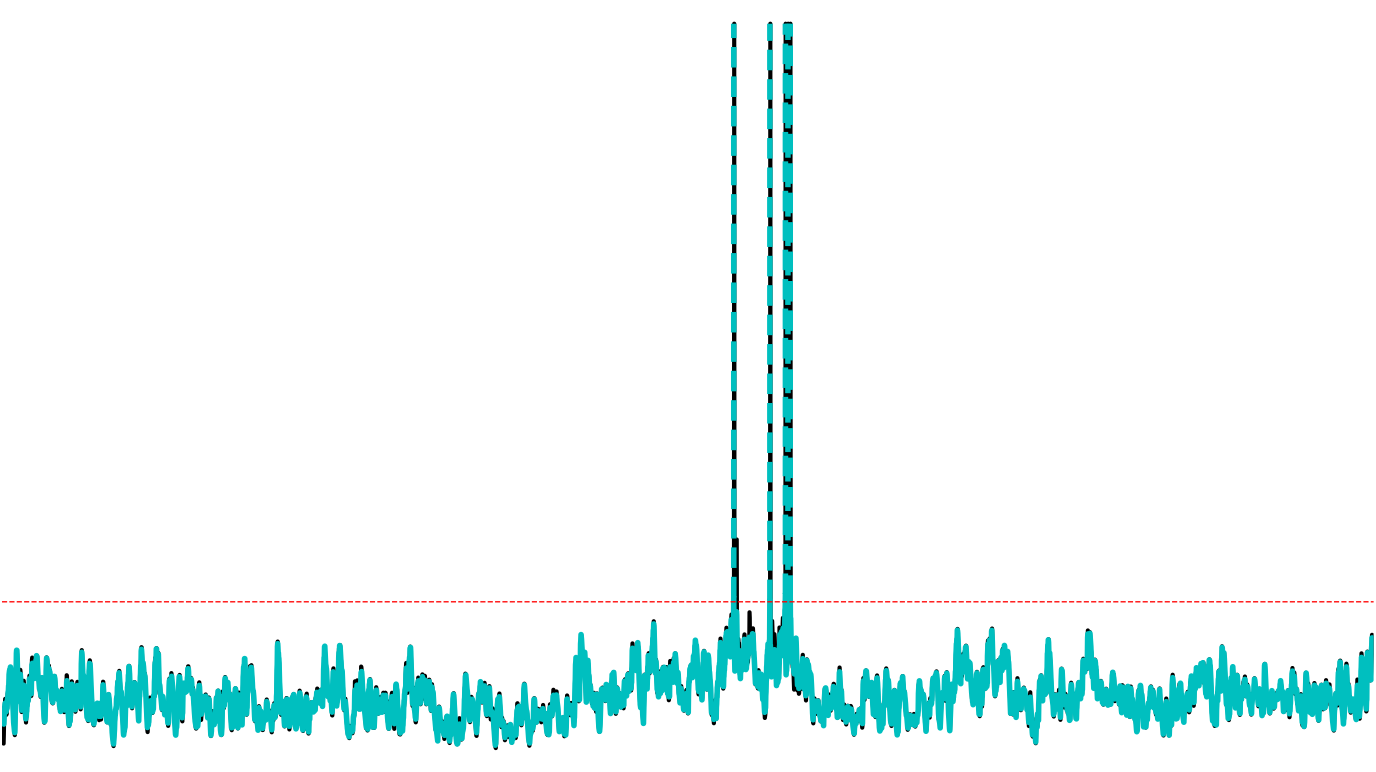

Generate this figure with Python:
import csv
import os
from itertools import zip_longest
from pathlib import Path

import matplotlib

matplotlib.use("Agg")

import matplotlib.pyplot as plt
import numpy as np


SCRIPT_DIR = Path(__file__).resolve().parent
ROOT = SCRIPT_DIR.parents[2]
PANEL = SCRIPT_DIR.name
DATA_DIR = ROOT / "nc_final_data" / "Figure2" / PANEL
SOURCE_DIR = ROOT / "nc_final_source_data" / "Figure2" / PANEL




def write_columns(path, columns, arrays):
    values = [np.asarray(value) for value in arrays]
    if any(value.ndim != 1 for value in values) or len(columns) != len(values):
        raise ValueError("Unexpected source data shape")
    values = [value.astype(np.float64) if value.dtype == np.float32 else value for value in values]
    path.parent.mkdir(parents=True, exist_ok=True)
    temporary = path.with_name(f".{path.name}.{os.getpid()}.tmp")
    try:
        with temporary.open("w", encoding="utf-8", newline="") as stream:
            writer = csv.writer(stream)
            writer.writerow(columns)
            writer.writerows(zip_longest(*values, fillvalue=""))
        os.replace(temporary, path)
    finally:
        if temporary.exists():
            temporary.unlink()


def main():
    neuron = np.load(DATA_DIR / "neuron_displayed_voltage.npy", allow_pickle=False)
    dbnn = np.load(DATA_DIR / "dbnn_displayed_voltage.npy", allow_pickle=False)
    if neuron.shape != (6001,) or dbnn.shape != neuron.shape:
        raise ValueError("Unexpected voltage shape")
    if not np.isfinite(neuron).all() or not np.isfinite(dbnn).all():
        raise ValueError("Voltage data must be finite")
    threshold = -43.0
    above_threshold = dbnn >= threshold
    spike_indices = np.flatnonzero(above_threshold[1:] & ~above_threshold[:-1]) + 1
    if above_threshold[0]:
        spike_indices = np.concatenate(([0], spike_indices))
    spike_times = spike_indices.astype(float)
    height = float(np.max(neuron))
    time = np.arange(neuron.size, dtype=float)
    limits = (-79.49019065766525, 87.29700672860345)
    write_columns(SOURCE_DIR / f"{PANEL}.csv", ("time_ms", "NEURON", "DBNN"), (time, neuron, dbnn))
    fig, ax = plt.subplots(figsize=(14.0, 8.0))
    ax.plot(time, neuron, color="black", linewidth=3.0)
    ax.plot(time, dbnn, color="c", linewidth=4.0)
    for spike in spike_times:
        index = int(np.clip(np.rint(spike), 0, len(time) - 1))
        ax.vlines(spike, ymin=float(dbnn[index]), ymax=height,
                  color="c", linestyle="--", linewidth=4.0)
    ax.axhline(threshold, color="red", linestyle="--", linewidth=1.0)
    ax.set_xlim(0.0, 6000.0)
    ax.set_ylim(*limits)
    ax.axis("off")
    fig.subplots_adjust(left=0.01, right=0.99, bottom=0.02, top=0.98)
    fig.savefig(SCRIPT_DIR / f"{PANEL}.pdf", format="pdf", bbox_inches="tight", pad_inches=0.02)
    plt.close(fig)


if __name__ == "__main__":
    main()
